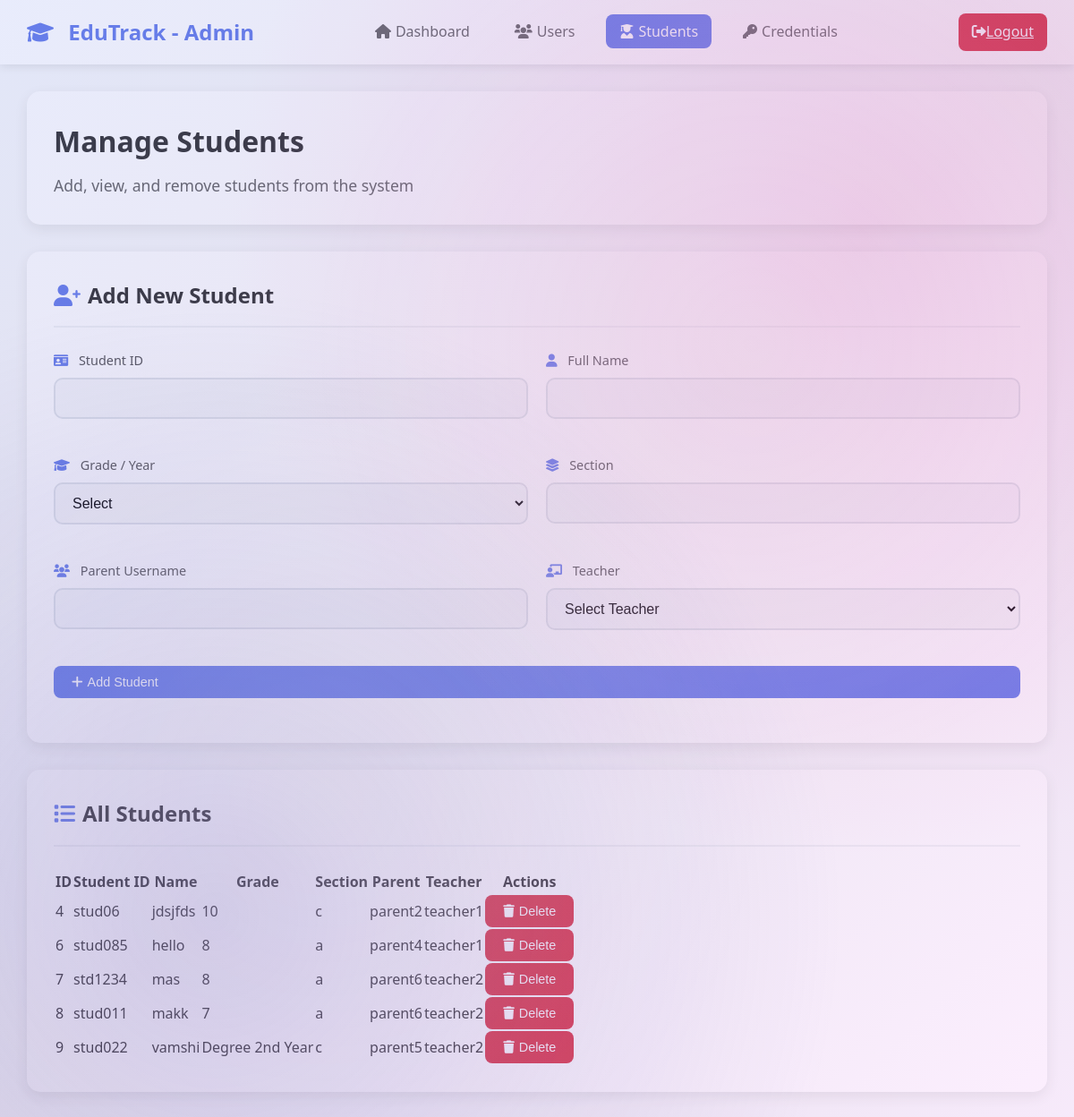
The page /admin/students (signed in) on the database its author committed.
### app.py (models this page shows)
class Student(db.Model):
    id = db.Column(db.Integer, primary_key=True)
    student_id = db.Column(db.String(20), unique=True, nullable=False)
    name = db.Column(db.String(100), nullable=False)
    grade = db.Column(db.String(10), nullable=False)
    section = db.Column(db.String(10), nullable=False)
    parent_id = db.Column(db.Integer, db.ForeignKey('user.id'), nullable=False)
    teacher_id = db.Column(db.Integer, db.ForeignKey('user.id'), nullable=False)
    created_at = db.Column(db.DateTime, default=datetime.utcnow)

class User(db.Model):
    id = db.Column(db.Integer, primary_key=True)
    username = db.Column(db.String(80), unique=True, nullable=False)
    password_hash = db.Column(db.String(120), nullable=False)
    plain_password = db.Column(db.String(120), nullable=True)  # Store plain password for admin
    role = db.Column(db.String(20), nullable=False)  # 'parent', 'teacher', or 'admin'
    email = db.Column(db.String(120), unique=True, nullable=False)
    created_at = db.Column(db.DateTime, default=datetime.utcnow)
    students_as_parent = db.relationship('Student', foreign_keys='Student.parent_id', backref='parent')
    students_as_teacher = db.relationship('Student', foreign_keys='Student.teacher_id', backref='teacher')
    leave_requests_as_parent = db.relationship('LeaveRequest', foreign_keys='LeaveRequest.parent_id', backref='parent_user')
    leave_requests_as_teacher = db.relationship('LeaveRequest', foreign_keys='LeaveRequest.teacher_id', backref='teacher_user')

### app.py (the view)
@app.route('/admin/students')
def admin_students():
    if 'user_id' not in session or session['role'] != 'admin':
        return redirect(url_for('index'))
    students = Student.query.all()
    teachers = User.query.filter_by(role='teacher').all()
    return render_template('admin_students.html', students=students, teachers=teachers)

### templates/admin_students.html (shortened to what this page needs)
<!DOCTYPE html>
<html lang="en">
<head>
    <link rel="stylesheet" href="/static/css/style.css">
    <link href="https://cdnjs.cloudflare.com/ajax/libs/font-awesome/6.0.0/css/all.min.css" rel="stylesheet">
</head>
<body>
    <div class="dashboard-container">
        <nav class="navbar">
            <a href="/admin" class="navbar-brand">
                <i class="fas fa-graduation-cap"></i>
                EduTrack - Admin
            </a>
            <ul class="navbar-nav">
                <li><a href="/admin" class="nav-link"><i class="fas fa-home"></i>Dashboard</a></li>
                <li><a href="/admin/users" class="nav-link"><i class="fas fa-users"></i>Users</a></li>
                <li><a href="/admin/students" class="nav-link active"><i class="fas fa-user-graduate"></i>Students</a></li>
                <li><a href="/admin/credentials" class="nav-link"><i class="fas fa-key"></i>Credentials</a></li>
            </ul>
            <a href="/logout" class="logout-btn">
                <i class="fas fa-sign-out-alt"></i>Logout
            </a>
        </nav>
        <div class="main-content">
            <div class="dashboard-header">
                <h1>Manage Students</h1>
                <p>Add, view, and remove students from the system</p>
            </div>
            <div class="content-section">
                <div class="section-header">
                    <h2><i class="fas fa-user-plus"></i>Add New Student</h2>
                </div>
                <form method="POST" action="/admin/add_student" class="form">
                    <div class="form-row">
                        <div class="form-group">
                            <label for="student_id">
                                <i class="fas fa-id-card"></i>
                                Student ID
                            </label>
                            <input type="text" name="student_id" id="student_id" required>
                        </div>
                        <div class="form-group">
                            <label for="name">
                                <i class="fas fa-user"></i>
                                Full Name
                            </label>
                            <input type="text" name="name" id="name" required>
                        </div>
                    </div>
                    <div class="form-row">
                        <div class="form-group">
                            <label for="grade">
                                <i class="fas fa-graduation-cap"></i>
                                Grade / Year
                            </label>
                            <select name="grade" id="grade" required>
                                <option value="">Select</option>
                            </select>
                        </div>
                        <div class="form-group">
                            <label for="section">
                                <i class="fas fa-layer-group"></i>
                                Section
                            </label>
                            <input type="text" name="section" id="section" required>
                        </div>
                    </div>
                    <div class="form-row">
                        <div class="form-group">
                            <label for="parent_username">
                                <i class="fas fa-users"></i>
                                Parent Username
                            </label>
                            <input type="text" name="parent_username" id="parent_username" required>
                        </div>
                        <div class="form-group">
                            <label for="teacher_id">
                                <i class="fas fa-chalkboard-teacher"></i>
                                Teacher
                            </label>
                            <select name="teacher_id" id="teacher_id" required>
                                <option value="">Select Teacher</option>
                            </select>
                        </div>
                    </div>
                    <div class="form-row">
                        <button type="submit" class="btn btn-primary">
                            <i class="fas fa-plus"></i>Add Student
                        </button>
                    </div>
                </form>
            </div>
            <div class="content-section">
                <div class="section-header">
                    <h2><i class="fas fa-list"></i>All Students</h2>
                </div>
                <div class="table-container">
                    <table class="data-table">
                        <thead>
                            <tr>
                                <th>ID</th>
                                <th>Student ID</th>
                                <th>Name</th>
                                <th>Grade</th>
                                <th>Section</th>
                                <th>Parent</th>
                                <th>Teacher</th>
                                <th>Actions</th>
                            </tr>
                        </thead>
                        <tbody>
                            {% for student in students %}
                            <tr>
                                <td>{{ student.id }}</td>
                                <td>{{ student.student_id }}</td>
                                <td>{{ student.name }}</td>
                                <td>{{ student.grade }}</td>
                                <td>{{ student.section }}</td>
                                <td>{{ student.parent.username if student.parent else 'N/A' }}</td>
                                <td>{{ student.teacher.username if student.teacher else 'N/A' }}</td>
                                <td>
                                    <form method="POST" action="/admin/delete_student/{{ student.id }}" style="display: inline;" onsubmit="return confirm('Are you sure you want to delete this student? This action cannot be undone.')">
                                        <button type="submit" class="btn btn-danger btn-sm">
                                            <i class="fas fa-trash"></i>Delete
                                        </button>
                                    </form>
                                </td>
                            </tr>
                            {% endfor %}
                        </tbody>
                    </table>
                </div>
            </div>
        </div>
    </div>
</body>
</html>

### static/css/style.css (style rules this page uses)
* { margin: 0; padding: 0; box-sizing: border-box; }
body { font-family: 'Segoe UI', Tahoma, Geneva, Verdana, sans-serif; background: linear-gradient(rgba(255, 255, 255, 0.7), rgba(255, 255, 255, 0.7)), url('https://images.unsplash.com/photo-1541339907198-e08756dedf3f?w=1920&h=1080&fit=crop') center/cover no-repeat; min-height: 100vh; color: #333; line-height: 1.6; position: relative; overflow-x: hidden; }
body::before { content: ''; position: absolute; top: 0; left: 0; right: 0; bottom: 0; background: linear-gradient(135deg, rgba(102, 126, 234, 0.15) 0%, rgba(118, 75, 162, 0.15) 50%, rgba(240, 147, 251, 0.15) 100%), radial-gradient(circle at 20% 80%, rgba(120, 119, 198, 0.25) 0%, transparent 50%), radial-gradient(circle at 80% 20%, rgba(255, 119, 198, 0.25) 0%, transparent 50%); pointer-events: none; animation: backgroundShift 20s ease-in-out infinite; }
body::after { content: ''; position: absolute; top: 0; left: 0; right: 0; bottom: 0; background: radial-gradient(circle at 30% 70%, rgba(255, 255, 255, 0.1) 0%, transparent 40%), radial-gradient(circle at 70% 30%, rgba(255, 255, 255, 0.1) 0%, transparent 40%), radial-gradient(circle at 50% 50%, rgba(255, 255, 255, 0.05) 0%, transparent 60%); pointer-events: none; animation: lightShift 15s ease-in-out infinite reverse; }
.form-group { margin-bottom: 20px; }
.form-group label { display: block; margin-bottom: 8px; color: #555; font-weight: 500; font-size: 0.9rem; }
.form-group label i { margin-right: 8px; color: #667eea; }
.form-group input, .form-group select { width: 100%; padding: 12px 15px; border: 2px solid #e1e5e9; border-radius: 10px; font-size: 1rem; transition: all 0.3s ease; background: #f8f9fa; }
.dashboard-container { min-height: 100vh; background: #f8f9fa; }
.navbar { background: white; box-shadow: 0 2px 10px rgba(0, 0, 0, 0.1); padding: 15px 30px; display: flex; justify-content: space-between; align-items: center; }
.navbar-brand { font-size: 1.5rem; font-weight: 600; color: #667eea; text-decoration: none; }
.navbar-brand i { margin-right: 10px; }
.navbar-nav { display: flex; list-style: none; gap: 20px; }
.nav-link { color: #666; text-decoration: none; padding: 8px 15px; border-radius: 8px; transition: all 0.3s ease; font-weight: 500; }
.nav-link:hover, .nav-link.active { background: #667eea; color: white; }
.nav-link i { margin-right: 5px; }
.logout-btn { background: #dc3545; color: white; border: none; padding: 8px 15px; border-radius: 8px; cursor: pointer; font-weight: 500; transition: all 0.3s ease; }
.main-content { padding: 30px; max-width: 1200px; margin: 0 auto; }
.dashboard-header { background: white; border-radius: 15px; padding: 30px; margin-bottom: 30px; box-shadow: 0 5px 15px rgba(0, 0, 0, 0.08); }
.dashboard-header h1 { color: #333; margin-bottom: 10px; font-size: 2rem; }
.dashboard-header p { color: #666; font-size: 1.1rem; }
.btn-sm { padding: 5px 10px; font-size: 0.8rem; }
.content-section { background: white; border-radius: 15px; padding: 30px; margin-bottom: 30px; box-shadow: 0 5px 15px rgba(0, 0, 0, 0.08); }
.section-header { display: flex; justify-content: space-between; align-items: center; margin-bottom: 25px; padding-bottom: 15px; border-bottom: 2px solid #f1f3f4; }
.section-header h2 { color: #333; font-size: 1.5rem; font-weight: 600; }
.section-header i { color: #667eea; margin-right: 8px; }
.btn { padding: 10px 20px; border: none; border-radius: 8px; cursor: pointer; font-weight: 500; text-decoration: none; display: inline-flex; align-items: center; transition: all 0.3s ease; font-size: 0.9rem; }
.btn-primary { background: #667eea; color: white; }
.btn-danger { background: #dc3545; color: white; }
.btn i { margin-right: 5px; }
.table-container { overflow-x: auto; }
.form-row { display: grid; grid-template-columns: repeat(auto-fit, minmax(200px, 1fr)); gap: 20px; margin-bottom: 20px; }

### rows shown on the page
Student: id "4", student_id "stud06", name "jdsjfds", grade "10", section "c", parent "parent2", teacher "teacher1"
Student: id "6", student_id "stud085", name "hello", grade "8", section "a", parent "parent4", teacher "teacher1"
Student: id "7", student_id "std1234", name "mas", grade "8", section "a", parent "parent6", teacher "teacher2"
Student: id "8", student_id "stud011", name "makk", grade "7", section "a", parent "parent6", teacher "teacher2"
Student: id "9", student_id "stud022", name "vamshi", grade "Degree 2nd Year", section "c", parent "parent5", teacher "teacher2"
